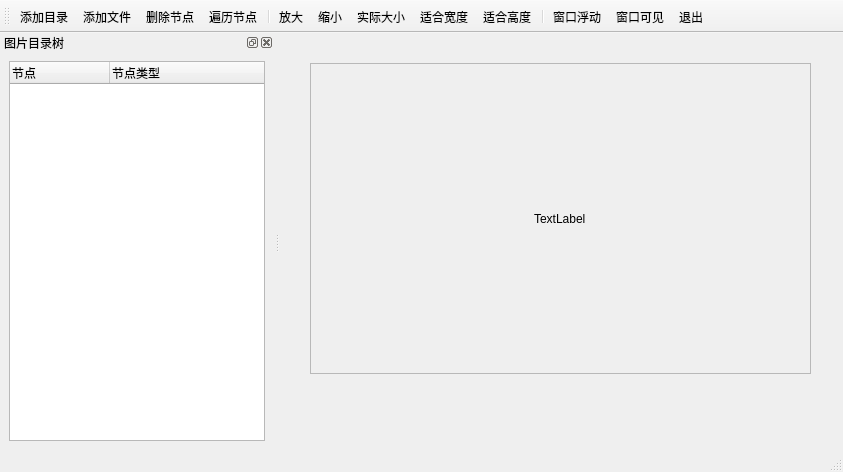
<?xml version="1.0" encoding="UTF-8"?>
<ui version="4.0">
 <class>MainWindow</class>
 <widget class="QMainWindow" name="MainWindow">
  <property name="geometry">
   <rect>
    <x>0</x>
    <y>0</y>
    <width>843</width>
    <height>472</height>
   </rect>
  </property>
  <property name="windowTitle">
   <string>MainWindow</string>
  </property>
  <widget class="QWidget" name="centralwidget">
   <widget class="QScrollArea" name="scrollArea">
    <property name="geometry">
     <rect>
      <x>30</x>
      <y>30</y>
      <width>501</width>
      <height>311</height>
     </rect>
    </property>
    <property name="widgetResizable">
     <bool>true</bool>
    </property>
    <widget class="QWidget" name="scrollAreaWidgetContents">
     <property name="geometry">
      <rect>
       <x>0</x>
       <y>0</y>
       <width>499</width>
       <height>309</height>
      </rect>
     </property>
     <layout class="QHBoxLayout" name="horizontalLayout_2">
      <item alignment="Qt::AlignHCenter">
       <widget class="QLabel" name="labPic">
        <property name="text">
         <string>TextLabel</string>
        </property>
       </widget>
      </item>
     </layout>
    </widget>
   </widget>
  </widget>
  <widget class="QMenuBar" name="menubar">
   <property name="geometry">
    <rect>
     <x>0</x>
     <y>0</y>
     <width>843</width>
     <height>21</height>
    </rect>
   </property>
  </widget>
  <widget class="QStatusBar" name="statusbar"/>
  <widget class="QToolBar" name="toolBar">
   <property name="windowTitle">
    <string>toolBar</string>
   </property>
   <property name="toolButtonStyle">
    <enum>Qt::ToolButtonTextUnderIcon</enum>
   </property>
   <attribute name="toolBarArea">
    <enum>TopToolBarArea</enum>
   </attribute>
   <attribute name="toolBarBreak">
    <bool>false</bool>
   </attribute>
   <addaction name="actAddDir"/>
   <addaction name="actAddFile"/>
   <addaction name="actDelNode"/>
   <addaction name="actScanNode"/>
   <addaction name="separator"/>
   <addaction name="actZoomIn"/>
   <addaction name="actZoomOut"/>
   <addaction name="actFitReal"/>
   <addaction name="actFitW"/>
   <addaction name="actFitH"/>
   <addaction name="separator"/>
   <addaction name="actFloat"/>
   <addaction name="actVisiable"/>
   <addaction name="actQuit"/>
  </widget>
  <widget class="QDockWidget" name="dockWidget">
   <property name="windowTitle">
    <string>图片目录树</string>
   </property>
   <attribute name="dockWidgetArea">
    <number>1</number>
   </attribute>
   <widget class="QWidget" name="dockWidgetContents">
    <layout class="QHBoxLayout" name="horizontalLayout">
     <item>
      <widget class="QTreeWidget" name="treeFile">
       <column>
        <property name="text">
         <string>节点</string>
        </property>
       </column>
       <column>
        <property name="text">
         <string>节点类型</string>
        </property>
       </column>
      </widget>
     </item>
    </layout>
   </widget>
  </widget>
  <action name="actAddDir">
   <property name="icon">
    <iconset resource="res.qrc">
     <normaloff>:/images/icons/icons/open3.bmp</normaloff>:/images/icons/icons/open3.bmp</iconset>
   </property>
   <property name="text">
    <string>添加目录</string>
   </property>
   <property name="menuRole">
    <enum>QAction::NoRole</enum>
   </property>
  </action>
  <action name="actAddFile">
   <property name="icon">
    <iconset resource="res.qrc">
     <normaloff>:/images/icons/icons/824.bmp</normaloff>:/images/icons/icons/824.bmp</iconset>
   </property>
   <property name="text">
    <string>添加文件</string>
   </property>
   <property name="menuRole">
    <enum>QAction::NoRole</enum>
   </property>
  </action>
  <action name="actDelNode">
   <property name="icon">
    <iconset resource="res.qrc">
     <normaloff>:/images/icons/icons/delete1.bmp</normaloff>:/images/icons/icons/delete1.bmp</iconset>
   </property>
   <property name="text">
    <string>删除节点</string>
   </property>
   <property name="menuRole">
    <enum>QAction::NoRole</enum>
   </property>
  </action>
  <action name="actScanNode">
   <property name="icon">
    <iconset resource="res.qrc">
     <normaloff>:/images/icons/icons/fold.bmp</normaloff>:/images/icons/icons/fold.bmp</iconset>
   </property>
   <property name="text">
    <string>遍历节点</string>
   </property>
   <property name="menuRole">
    <enum>QAction::NoRole</enum>
   </property>
  </action>
  <action name="actZoomIn">
   <property name="icon">
    <iconset resource="res.qrc">
     <normaloff>:/images/icons/icons/418.bmp</normaloff>:/images/icons/icons/418.bmp</iconset>
   </property>
   <property name="text">
    <string>放大</string>
   </property>
   <property name="menuRole">
    <enum>QAction::NoRole</enum>
   </property>
  </action>
  <action name="actZoomOut">
   <property name="icon">
    <iconset resource="res.qrc">
     <normaloff>:/images/icons/icons/416.bmp</normaloff>:/images/icons/icons/416.bmp</iconset>
   </property>
   <property name="text">
    <string>缩小</string>
   </property>
   <property name="menuRole">
    <enum>QAction::NoRole</enum>
   </property>
  </action>
  <action name="actFitReal">
   <property name="icon">
    <iconset resource="res.qrc">
     <normaloff>:/images/icons/icons/414.bmp</normaloff>:/images/icons/icons/414.bmp</iconset>
   </property>
   <property name="text">
    <string>实际大小</string>
   </property>
   <property name="menuRole">
    <enum>QAction::NoRole</enum>
   </property>
  </action>
  <action name="actFitW">
   <property name="icon">
    <iconset resource="res.qrc">
     <normaloff>:/images/icons/icons/426.bmp</normaloff>:/images/icons/icons/426.bmp</iconset>
   </property>
   <property name="text">
    <string>适合宽度</string>
   </property>
   <property name="menuRole">
    <enum>QAction::NoRole</enum>
   </property>
  </action>
  <action name="actFitH">
   <property name="icon">
    <iconset resource="res.qrc">
     <normaloff>:/images/icons/icons/424.bmp</normaloff>:/images/icons/icons/424.bmp</iconset>
   </property>
   <property name="text">
    <string>适合高度</string>
   </property>
   <property name="menuRole">
    <enum>QAction::NoRole</enum>
   </property>
  </action>
  <action name="actFloat">
   <property name="checkable">
    <bool>true</bool>
   </property>
   <property name="icon">
    <iconset resource="res.qrc">
     <normaloff>:/images/icons/icons/814.bmp</normaloff>:/images/icons/icons/814.bmp</iconset>
   </property>
   <property name="text">
    <string>窗口浮动</string>
   </property>
   <property name="menuRole">
    <enum>QAction::NoRole</enum>
   </property>
  </action>
  <action name="actVisiable">
   <property name="checkable">
    <bool>true</bool>
   </property>
   <property name="icon">
    <iconset resource="res.qrc">
     <normaloff>:/images/icons/icons/BEBULB.ICO</normaloff>:/images/icons/icons/BEBULB.ICO</iconset>
   </property>
   <property name="text">
    <string>窗口可见</string>
   </property>
   <property name="menuRole">
    <enum>QAction::NoRole</enum>
   </property>
  </action>
  <action name="actQuit">
   <property name="icon">
    <iconset resource="res.qrc">
     <normaloff>:/images/icons/icons/exit.bmp</normaloff>:/images/icons/icons/exit.bmp</iconset>
   </property>
   <property name="text">
    <string>退出</string>
   </property>
   <property name="menuRole">
    <enum>QAction::NoRole</enum>
   </property>
  </action>
 </widget>
 <resources>
  <include location="res.qrc"/>
 </resources>
 <connections>
  <connection>
   <sender>actQuit</sender>
   <signal>triggered()</signal>
   <receiver>MainWindow</receiver>
   <slot>close()</slot>
   <hints>
    <hint type="sourcelabel">
     <x>-1</x>
     <y>-1</y>
    </hint>
    <hint type="destinationlabel">
     <x>421</x>
     <y>235</y>
    </hint>
   </hints>
  </connection>
 </connections>
</ui>
